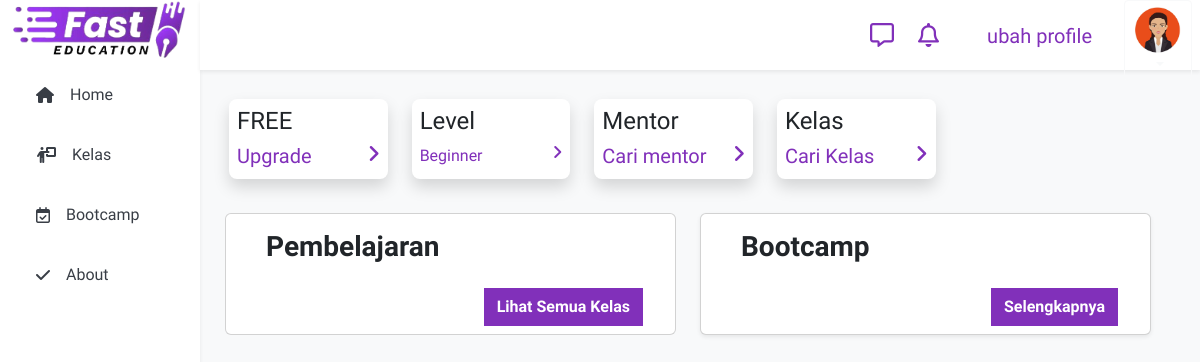
Page /user/ (signed in) on the committed database.
### dashboard/models/setting.py (models this page shows, shortened)
class Setting(models.Model):
    title       = models.CharField(max_length=224)
    sub         = models.TextField()
    icon        = models.FileField(upload_to='landing', blank=True, )
    logo        = models.FileField(upload_to='landing', blank=True, )
    foto        = models.FileField(upload_to='landing', blank=True, )
    fotoadv     = models.FileField(upload_to='landing', blank=True, )
    alamat      = models.CharField(max_length=224, blank=True, )
    telp        = models.CharField(blank=True,max_length=13 )
    email       = models.EmailField(blank=True, )
    ig          = models.CharField(max_length=224, blank=True, )
    fb          = models.CharField(max_length=224, blank=True, )
    tiktok      = models.CharField(max_length=224, blank=True, )
    youtube     = models.CharField(max_length=224, blank=True, )
    komisi_teacher = models.IntegerField(default=70)
    komisi_developer = models.IntegerField(default=7)
    komisi_owner = models.IntegerField(default=23)

### user/models/User.py (models this page shows, shortened)
class Users(models.Model):
    user        = models.ForeignKey(user_root, blank=True, null=True ,on_delete=models.CASCADE, related_name="user_user")
    birth       = models.DateField(null=True, blank=True)
    address     = models.CharField(max_length=224, blank=True)
    photo       = models.FileField(upload_to='photo/profile', blank=True, null=True)
    join        = models.DateField(auto_now_add=True)                           # kapan join
    kelas       = models.IntegerField(default=1)
    testi       = models.TextField(blank=True)
    phone       = models.CharField(max_length=224, blank=True)
    promo       = models.BooleanField(default=False)
    teacher     = models.BooleanField(default=False)
    xp          = models.IntegerField(default=0)
    nyawa       = models.IntegerField(default=0)
    game        = models.IntegerField(default=0)
    mahkota     = models.IntegerField(default=0)
    level       = models.ForeignKey(Level,to_field='name', default='Beginner',on_delete=models.CASCADE, related_name="progress_user")

### dashboard/models/account.py (models this page shows, shortened)
class Level(models.Model):
    name        = models.CharField(max_length=224,  unique=True)
    keterangan  = models.CharField(max_length=224)

### user/views/views.py (the view)
# urls.py: path('', views.index, name='index'),
def index(request):
    course              = UserCourse.objects.filter(user=request.user, enroll=True)
    schadule            = UserSchadule.objects.filter(user=request.user)
    mentor              = UserMeeting.objects.filter(user=request.user).first()
    if request.method == 'POST':
        room = Room.objects.get(id=request.POST["id_room"])
        UserSchadule.objects.filter(id=request.POST['id_userroom']).update(tgl=datetime.datetime.now().date(), mentor=room.mentor, room=room)
    context['today']    = schadule.filter(tanggal=datetime.date.today()).first()
    context['pass']     = schadule.filter(tanggal__lt=datetime.date.today()).first()
    context['coming']   = schadule.filter(tanggal__gt=datetime.date.today()).first()
    context['mentor']   = mentor
    context["kelas"]    = course
    context["user"]     = Users.objects.get(user=request.user)
    return render(request, 'user/index.html', context)

### dashboard/templatetags/custom_tags.py (called while the page is built)
@register.simple_tag
def random_int(a, b=None):
    if b is None:
        a, b = 0, a
    return random.randint(a, b)

### dashboard/utils.py (called while the page is built)
def is_date_in_range(request):
    if not request.user.is_authenticated:
        return False
    premium = Premium.objects.filter(user=request.user)
    if not premium.exists():
        return False
    return premium.premium_start <= datetime.now() <= premium.premium_end

def beforeRequest(request):
    if request.user.is_authenticated:
        user = Users.objects.filter(user=request.user.id)
        if not user.exists():
            Users.objects.create(user=request.user)

def config(request):
    beforeRequest(request)
    context = {}
    context['config']   = Setting.objects.get()
    context['me']       = Users.objects.get(user=request.user) if request.user.is_authenticated else ''
    context['premium']  = is_date_in_range(request) if request.user.is_authenticated else False
    context['mentorlist']   = Users.objects.filter(teacher=True)
    return context

### templates/user/index.html (shortened to what this page needs)
{% extends 'dashboard.html' %}
{% load custom_tags %}
{% load static %}
{% block content %}
<div class="content">
  <div class="row">
    <div class="col-md-9">
      <div class="row">
        <div class="col-md-3">
          <div class=" bg-white shadow p-2 m-1 rounded-3 w-100" style="height: 80px;">
            <h4>{% if me.premium %}Premium{% else %}FREE{% endif %}</h4>
            <a href="{% url 'user:upgrade' %}" class="h5 text-decoration-none text-primary d-flex justify-content-between w-100">Upgrade <i class="fa-solid fa-angle-right"></i></a>
          </div>
        </div>
        <div class="col-md-3">
          <div class=" bg-white shadow p-2 m-1 rounded-3 w-100" style="height: 80px;">
            <h4>Level</h4>
            <div class="text-primary d-flex justify-content-between">{{me.level.name}} <i class="fa-solid fa-angle-right"></i></div>
          </div>
        </div>
        <div class="col-md-3">
          <div class=" bg-white shadow p-2 m-1 rounded-3 w-100" style="height: 80px;">
            {% if mentor.mentor %}
            <div class="d-flex justify-content-between w-100">
              <div class="lh-1">
                <h4>Mentor</h4>
                <div style="line-height: 2px;">
                  <span class="text-muted text-uppercase h4">{{mentor.mentor.first_name}} {{mentor.mentor.last_name}}</span><br>
                  <div class="text-secondary fw-semibold ms-1">{{mentor.start|date:"d M"}} - {{mentor.end|date:"d M"}} </div>
                </div>
              </div>
              <a href="#" class="align-self-center h3 text-primary"><i class="fas fa-message"></i></a>
            </div>
            {% else %}
            <h4>Mentor</h4>
            <a href="{% url 'user:bootcamp' %}" class="h5 text-primary text-decoration-none d-flex justify-content-between w-100">Cari mentor <i class="fa-solid fa-angle-right"></i></a>
            {% endif %}
          </div>
        </div>
        <div class="col-md-3">
          <div class=" bg-white shadow p-2 m-1 rounded-3 w-100" style="height: 80px;">
            <h4>Kelas</h4>
            {% if kelas %}
            {% else %}
            <a href="{% url 'user:kelas' %}" class="h5 text-decoration-none text-primary d-flex justify-content-between w-100">Cari Kelas <i class="fa-solid fa-angle-right"></i></a>
            {% endif %}
          </div>
        </div>
      </div>
    </div>
  </div>
<div class="row">
      <div class="container row" style="margin-top: 30px;">
        <div class="col-md-6 col-12">
          <div class="card sahdow-sm px-4">
            <h3 class="fw-bold my-3 ms-3">Pembelajaran</h3>
            <div class="d-flex justify-content-end">
              <a href="{% url 'user:kelas' %}" class="btn btn-primary rounded-0 m-2 fw-bold">Lihat Semua Kelas</a>
            </div>
          </div>
        </div>
        <div class="col-md-6 col-12">
          <div class="card shadow-sm px-4">
            <h3 class="fw-bold my-3 ms-3">Bootcamp</h3>
            <div class="d-flex justify-content-end">
              <a href="{% url 'user:bootcamp' %}" class="btn btn-primary rounded-0 m-2 fw-bold">Selengkapnya</a>
            </div>
          </div>
        </div>
      </div>
    </div>
</div>
{% endblock content %}

### templates/snippets/sidebar.html
<div class="sidebar h6 shadow-sm" id="sidebar">
    <div class="d-none d-md-block"><img src="/media/{{config.icon}}" alt="logo" style="height: 60px;"></div>
    {% if peran == 'user' %}
    <a {% if url == 'index' %}class="active"{% endif %} href="{% url 'user:index' %}"><i class="fas fa-home me-3"></i> <span class="d-none d-sm-block">Home</span></a>
    <a {% if url == 'kelas' %}class="active"{% endif %} href="{% url 'user:kelas' %}"><i class="fa-solid fa-person-chalkboard me-3"></i><span class="d-none d-sm-block">Kelas</span></a>
    <a {% if url == 'bootcamp' %}class="active"{% endif %} href="{% url 'user:bootcamp' %}"><i class="fa-regular fa-calendar-check me-3"></i><span class="d-none d-sm-block">Bootcamp</span></a>
    <a href="#about"><i class="fa-solid fa-check me-3"></i><span class="d-none d-sm-block">About</span></a>
    {% endif %}
</div>

### static/css/dashboard.css (style rules this page uses)
body { margin: 0; }
.sidebar { margin: 0; padding-left: 10px; width: 200px; background-color: #fff; position: fixed; height: 100%; overflow: auto; z-index: 2; }
.sidebar a { display: flex; color: #393E46; padding-left: 16px; padding-right: 16px; margin: 10px; height: 50px; text-decoration: none; align-items: center; border-radius: 30px; transition: background-color .2s; }
.content { display: block; position: absolute; top: calc(50% + 70px); left: calc(50% + 200px); transform: translate(calc(-50% - 100px), calc(-50% - 35px)); width: calc(100% - 250px); max-width: 1600px; height:calc(100% - 120px); }

### static/css/style.css (style rules this page uses)
* { font-family: 'Titillium Web', sans-serif; }

### rows in the picture
Setting: icon (picture)
Users: level.name "Beginner"
